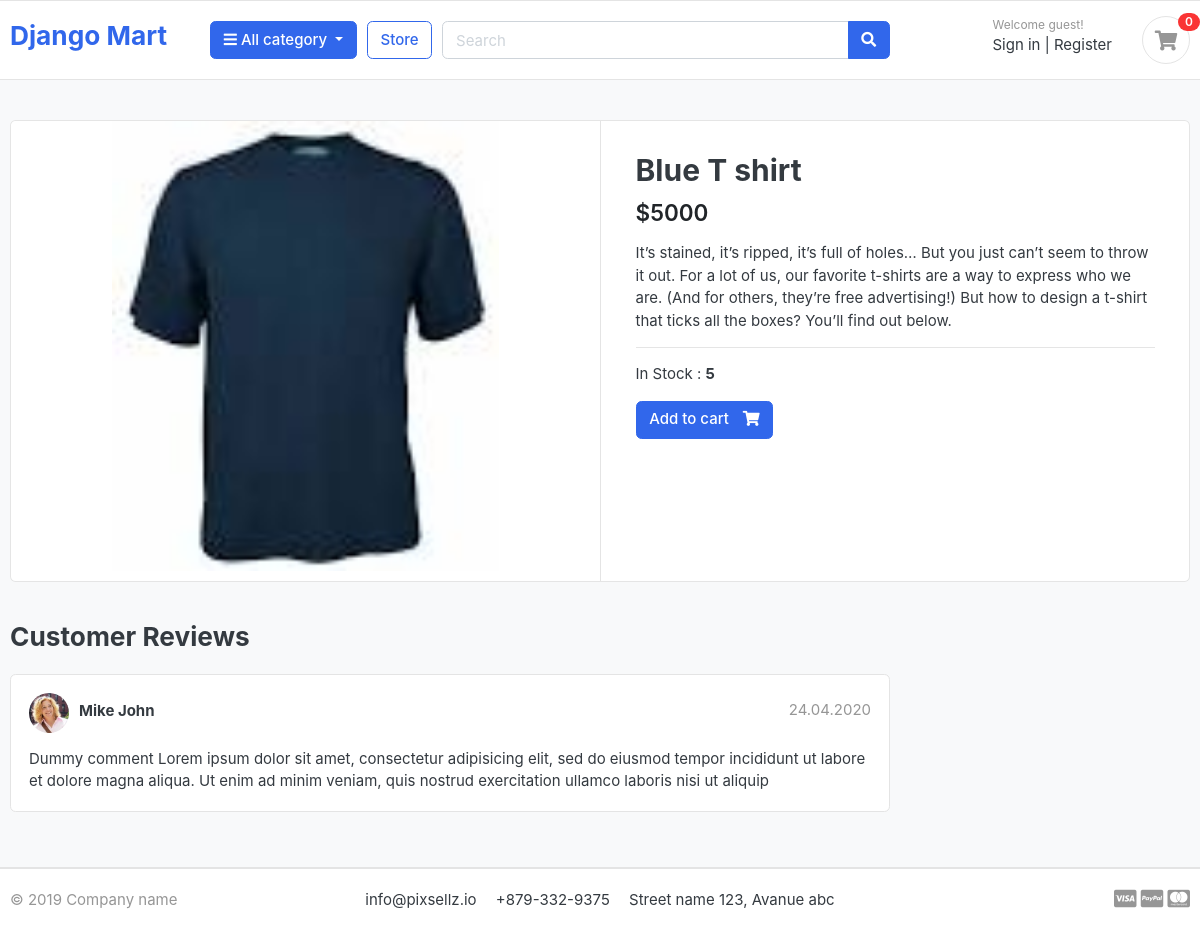
Screenshot of /store/category/blue-t-shirt/t-shirt/ with the database file from the repository.
### store/models.py (models this page shows, shortened)
class Product(models.Model):
    product_name = models.CharField(max_length=100, unique=True)
    slug = models.SlugField(max_length=200, unique=True)
    description = models.TextField(max_length=500, blank=True)
    price = models.IntegerField()
    image = models.ImageField(upload_to='photos/products')
    stock = models.IntegerField()
    is_available = models.BooleanField(default=True)
    category = models.ForeignKey(Category, on_delete=models.CASCADE)
    created_date = models.DateTimeField(auto_now_add=True)
    modified_date = models.DateTimeField(auto_now=True)

### store/views.py (the view)
# urls.py: path('category/<slug:product_slug>/<slug:category_slug>/', views.product_detail, name='single_products'),
def product_detail(request,product_slug,category_slug):
    single_product=Product.objects.get(slug=product_slug,category__slug=category_slug)
    return render(request, 'store/product-detail.html',context={'product':single_product})

### store/templates/store/product-detail.html
{% extends 'base.html' %}
{% block body%}
<section class="section-content padding-y bg">
      <div class="container">
        <div class="card">
          <div class="row no-gutters">
            <aside class="col-md-6">
              <article class="gallery-wrap">
                <div class="img-big-wrap">
                  <a href="#"><img src="{{product.image.url}}" /></a>
                </div>
              </article>
            </aside>
            <main class="col-md-6 border-left">
              <article class="content-body">
                <h2 class="title">{{product.product_name}}</h2>
                <div class="mb-3">
                  <var class="price h4">${{product.price}}</var>
                </div>
                <p>
                  {{product.description}}
                </p>
                <hr />
                <p>
                  In Stock : <b>{{product.stock}}</b>
                </p>
                  <a href="{% url 'add_to_cart' product_id=product.id %}" class="btn btn-primary">
                    <span class="text">Add to cart</span>
                    <i class="fas fa-shopping-cart"></i>
                  </a>
              </article>
            </main>
          </div>
        </div>
        <br />
        <div class="row">
          <div class="col-md-9">
            <header class="section-heading">
              <h3>Customer Reviews</h3>
            </header>
            <article class="box mb-3">
              <div class="icontext w-100">
                <img
                  src="./images/avatars/avatar1.jpg"
                  class="img-xs icon rounded-circle"
                />
                <div class="text">
                  <span class="date text-muted float-md-right"
                    >24.04.2020
                  </span>
                  <h6 class="mb-1">Mike John</h6>
                </div>
              </div>
              <div class="mt-3">
                <p>
                  Dummy comment Lorem ipsum dolor sit amet, consectetur
                  adipisicing elit, sed do eiusmod tempor incididunt ut labore
                  et dolore magna aliqua. Ut enim ad minim veniam, quis nostrud
                  exercitation ullamco laboris nisi ut aliquip
                </p>
              </div>
            </article>
          </div>
        </div>
      </div>
    </section>
{% endblock %}

### static/css/ui.css (style rules this page uses)
html { font-family: "Inter", sans-serif; font-size: 15px; }
.content-body { flex: 1 1 auto; padding: 2rem 2.3rem; }
.img-xs, .img-sm, .img-md, .img-lg { -o-object-fit: cover; object-fit: cover; flex-shrink: 0; flex-grow: 0; }
.img-xs { width: 40px; height: 40px; }
.padding-y { padding-top: 40px; padding-bottom: 40px; }
var { font-style: normal; }
article:after, .form-group:after { display: block; clear: both; content: ""; }
.bg { background-color: #f8f9fa; }
.section-heading { margin-bottom: 20px; margin-top: 15px; }
p:last-child { margin-bottom: 0; }
.btn .text + i { margin-left: 10px; }
.icontext { display: inline-flex; align-items: center; vertical-align: middle; }
.icontext .text { width: 100%; line-height: 1.2; }
.icontext .icon { position: relative; margin-right: 10px; flex-shrink: 0; flex-grow: 0; }
.price { font-weight: 600; color: #212529; }
.box { padding: 18px; background: #fff; border-radius: 0.37rem; border: 1px solid #e4e4e4; }
.box img { max-width: 100%; }
.gallery-wrap .img-big-wrap { margin-bottom: 10px; border-radius: 0.37rem; overflow: hidden; background-color: #fff; }
.gallery-wrap .img-big-wrap a { text-align: center; display: block; }
.gallery-wrap .img-big-wrap img { height: 450px; width: auto; display: inline-block; }

### rows the page displays
Product: image (picture), product_name "Blue T shirt", price "5000", description "It’s stained, it’s ripped, it’s full of holes… But you just can’t seem to throw it out. For a lot of us, our favorite t-shirts are a way to express who we are. (And for others, they’re free advertising!) But how to design a t-shirt that ticks all the boxes? You’ll find out below.", stock "5"
